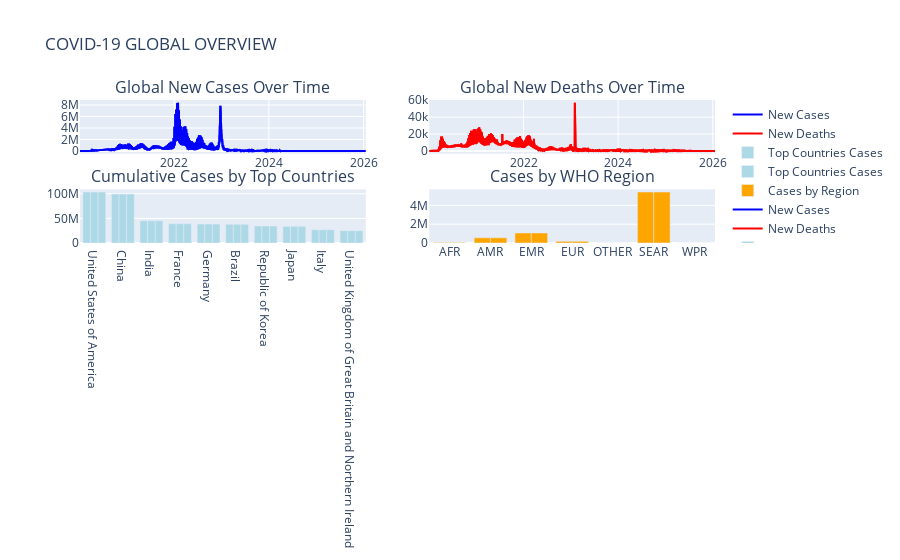

Here is the notebook cell this chart was saved with:
### Code cell
# Global trends
fig.add_trace(
    go.Scatter(x=global_cases['Date_reported'], y=global_cases['New_cases'],
              name='New Cases', line=dict(color='blue')), row=1, col=1
)
fig.add_trace(
    go.Scatter(x=global_cases['Date_reported'], y=global_cases['New_deaths'],
              name='New Deaths', line=dict(color='red')), row=1, col=2)

#Top Countries Cumulative
fig.add_trace(
    go.Bar(x=top_countries_cases.index,y=top_countries_cases.values,
          name='Top Countries Cases',marker_color='lightblue'),row=2,col=1
)

#Region Comparison
fig.add_trace(
    go.Bar(x=region_stats.index,y=region_stats['Cumulative_cases'],
          name='Cases by Region', marker_color='orange'),row=2,col=2
)

fig.update_layout(height=800,showlegend=True,title_text='COVID-19 GLOBAL OVERVIEW')
fig.show()

### Figure 1 — Plotly figure (JSON) as saved in the notebook; plotly's stock layout.template omitted (floating-point values rounded to 4 significant figures; data arrays with more than 128 entries replaced by an {"elided": "..."} marker saying what was removed)
{"data": [{"line": {"color": "blue"}, "name": "New Cases", "type": "scatter", "x": {"elided": "2207 str values"}, "xaxis": "x", "y": {"elided": "2207 int values"}, "yaxis": "y"}, {"line": {"color": "red"}, "name": "New Deaths", "type": "scatter", "x": {"elided": "2207 str values"}, "xaxis": "x2", "y": {"elided": "2207 int values"}, "yaxis": "y2"}, {"marker": {"color": "lightblue"}, "name": "Top Countries Cases", "type": "bar", "x": ["United States of America", "China", "India", "France", "Germany", "Brazil", "Republic of Korea", "Japan", "Italy", "United Kingdom of Great Britain and Northern Ireland"], "xaxis": "x3", "y": [103436829, 99381761, 45056126, 39057095, 38437943, 37949801, 34571873, 33803572, 26969719, 25107983], "yaxis": "y3"}, {"marker": {"color": "lightblue"}, "name": "Top Countries Cases", "type": "bar", "x": ["United States of America", "China", "India", "France", "Germany", "Brazil", "Republic of Korea", "Japan", "Italy", "United Kingdom of Great Britain and Northern Ireland"], "xaxis": "x3", "y": [103436829, 99381761, 45056126, 39057095, 38437943, 37949801, 34571873, 33803572, 26969719, 25107983], "yaxis": "y3"}, {"marker": {"color": "orange"}, "name": "Cases by Region", "type": "bar", "x": ["AFR", "AMR", "EMR", "EUR", "OTHER", "SEAR", "WPR"], "xaxis": "x4", "y": [43606, 552743, 1067030, 175158, 2, 5419906, 3760], "yaxis": "y4"}, {"line": {"color": "blue"}, "name": "New Cases", "type": "scatter", "x": {"elided": "2207 str values"}, "xaxis": "x", "y": {"elided": "2207 int values"}, "yaxis": "y"}, {"line": {"color": "red"}, "name": "New Deaths", "type": "scatter", "x": {"elided": "2207 str values"}, "xaxis": "x2", "y": {"elided": "2207 int values"}, "yaxis": "y2"}, {"marker": {"color": "lightblue"}, "name": "Top Countries Cases", "type": "bar", "x": ["United States of America", "China", "India", "France", "Germany", "Brazil", "Republic of Korea", "Japan", "Italy", "United Kingdom of Great Britain and Northern Ireland"], "xaxis": "x3", "y": [103436829, 99381761, 45056126, 39057095, 38437943, 37949801, 34571873, 33803572, 26969719, 25107983], "yaxis": "y3"}, {"marker": {"color": "orange"}, "name": "Cases by Region", "type": "bar", "x": ["AFR", "AMR", "EMR", "EUR", "OTHER", "SEAR", "WPR"], "xaxis": "x4", "y": [43606, 552743, 1067030, 175158, 2, 5419906, 3760], "yaxis": "y4"}], "layout": {"annotations": [{"font": {"size": 16}, "showarrow": false, "text": "Global New Cases Over Time", "x": 0.225, "xanchor": "center", "xref": "paper", "y": 1, "yanchor": "bottom", "yref": "paper"}, {"font": {"size": 16}, "showarrow": false, "text": "Global New Deaths Over Time", "x": 0.775, "xanchor": "center", "xref": "paper", "y": 1, "yanchor": "bottom", "yref": "paper"}, {"font": {"size": 16}, "showarrow": false, "text": "Cumulative Cases by Top Countries", "x": 0.225, "xanchor": "center", "xref": "paper", "y": 0.375, "yanchor": "bottom", "yref": "paper"}, {"font": {"size": 16}, "showarrow": false, "text": "Cases by WHO Region", "x": 0.775, "xanchor": "center", "xref": "paper", "y": 0.375, "yanchor": "bottom", "yref": "paper"}], "autosize": true, "showlegend": true, "title": {"text": "COVID-19 GLOBAL OVERVIEW"}, "xaxis": {"anchor": "y", "autorange": true, "domain": [0, 0.45], "range": ["2020-01-04", "2026-01-18"], "type": "date"}, "xaxis2": {"anchor": "y2", "autorange": true, "domain": [0.55, 1], "range": ["2020-01-04", "2026-01-18"], "type": "date"}, "xaxis3": {"anchor": "y3", "autorange": true, "domain": [0, 0.45], "range": [-0.5, 9.5], "type": "category"}, "xaxis4": {"anchor": "y4", "autorange": true, "domain": [0.55, 1], "range": [-0.5, 6.5], "type": "category"}, "yaxis": {"anchor": "x", "autorange": true, "domain": [0.625, 1], "range": [-466800.0, 8869000.0], "type": "linear"}, "yaxis2": {"anchor": "x2", "autorange": true, "domain": [0.625, 1], "range": [-3176.0, 60340.0], "type": "linear"}, "yaxis3": {"anchor": "x3", "autorange": true, "domain": [0, 0.375], "range": [0, 108900000.0], "type": "linear"}, "yaxis4": {"anchor": "x4", "autorange": true, "domain": [0, 0.375], "range": [0, 5705000.0], "type": "linear"}}}
